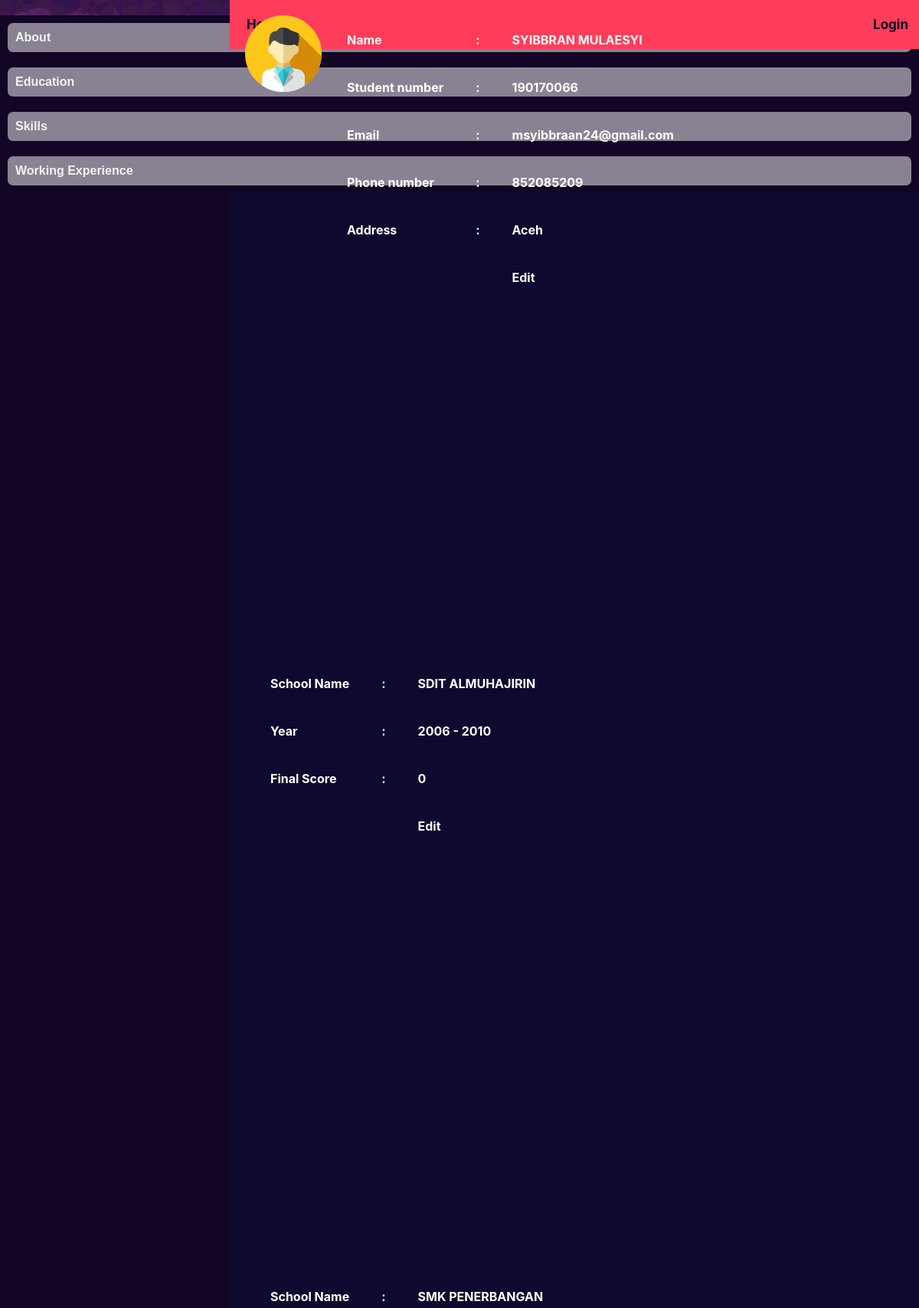
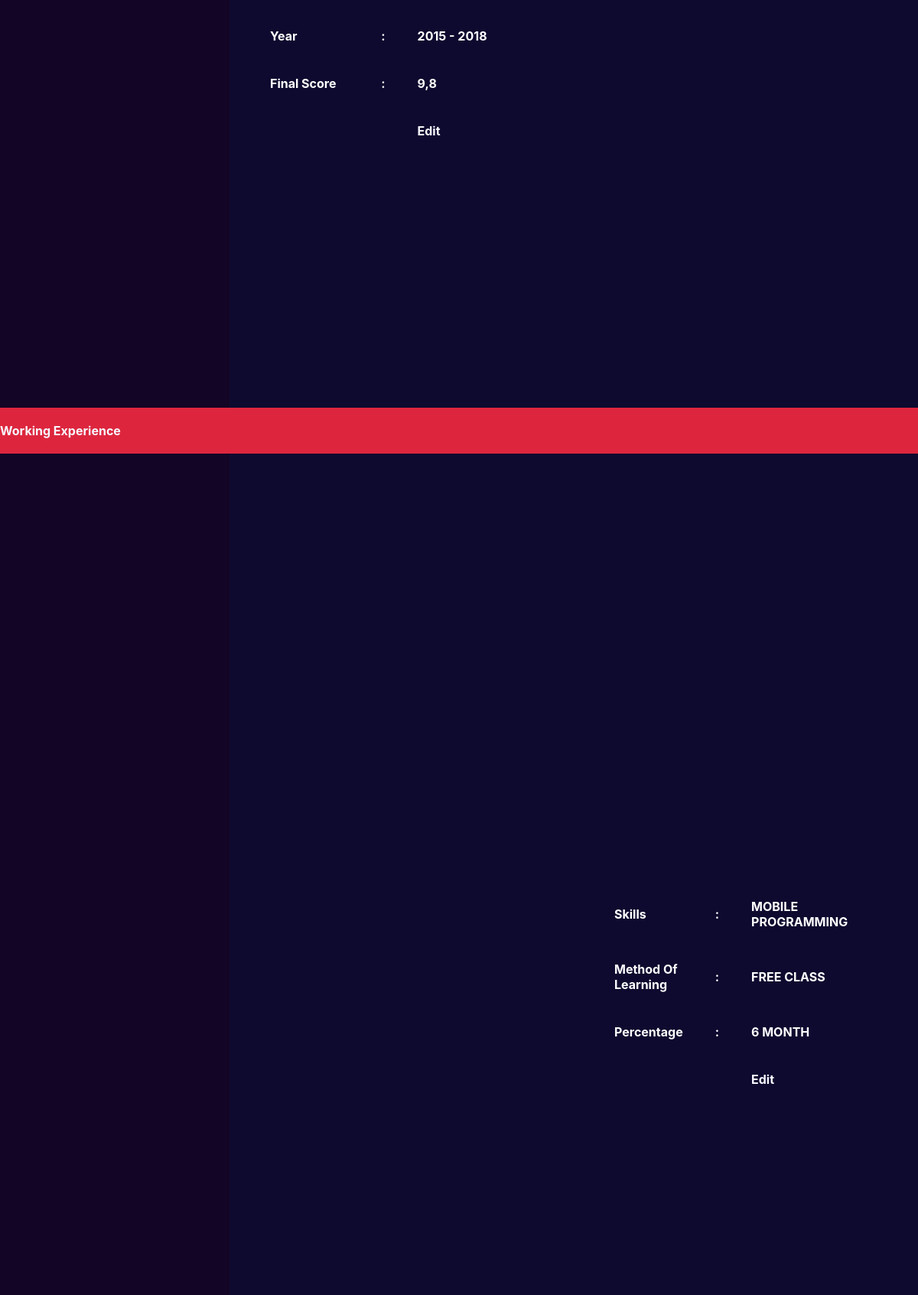
The page / (upper part) on the database its author committed (2 pictures, top to bottom).
### tables this page shows
CREATE TABLE `tbl_id` (
  `id_id` int(2) NOT NULL,
  `id_name` varchar(30) NOT NULL,
  `id_nim` int(9) NOT NULL,
  `id_phone` int(12) NOT NULL,
  `id_email` varchar(40) NOT NULL,
  `id_ig` varchar(40) NOT NULL,
  `id_fb` varchar(30) NOT NULL,
  `id_twitter` varchar(40) NOT NULL,
  `id_address` varchar(200) NOT NULL,
  `id_github` varchar(40) NOT NULL,
  `id_profile` varchar(255) NOT NULL DEFAULT 'default.jpg'
);

CREATE TABLE `tbl_edu` (
  `edu_id` int(3) NOT NULL,
  `edu_name` varchar(20) NOT NULL,
  `edu_yearin` int(4) NOT NULL,
  `edu_yearout` int(4) NOT NULL,
  `edu_score` varchar(6) NOT NULL
);

CREATE TABLE `tbl_skill` (
  `skill_id` int(11) NOT NULL,
  `skill_name` varchar(40) NOT NULL,
  `skill_method` varchar(40) NOT NULL,
  `skill_time` varchar(40) NOT NULL
);

### application/libraries/Mylib.php (called while the page is built, shortened)
<?php
class Mylib
{
    public function view($view, $data=array())
    {
        $ci =& get_instance();
        if (!array_key_exists('title', $data)) {
            $data['title'] = 'Welcome to my profile!';
        }
        $ci->load->view('template/header', $data);
        if ($data) {
            $ci->load->view($view, $data);
        } else {
            $ci->load->view($view);
        }
        $ci->load->view('template/footer', $data);
    }
}

### application/controllers/Home.php (called while the page is built, shortened)
<?php
class Home extends CI_Controller
{
    public function index()
    {
        $data['tbl_id']=$this->Profile_m->Profile_tampil_id();
        $data['tbl_edu']=$this->Profile_m->Profile_tampil_edu();
        $data['tbl_skill']=$this->Profile_m->Profile_tampil_skill();
        $data['tbl_work']=$this->Profile_m->Profile_tampil_work();
        $this->mylib->view('home_v', $data);
    }
}

### index.php (called while the page is built, shortened)
<?php
require_once BASEPATH.'core/CodeIgniter.php';

### application/models/Profile_m.php (called while the page is built, shortened)
<?php
class Profile_m extends CI_Model
{
    public function Profile_tampil_id()
    {
        return $this->db->get('tbl_id');
    }
    public function Profile_tampil_edu()
    {
        return $this->db->get('tbl_edu');
    }
    public function Profile_tampil_skill()
    {
        return $this->db->get('tbl_skill');
    }
    public function Profile_tampil_work()
    {
        return $this->db->get('tbl_work');
    }
}

### application/views/home_v.php (the view, shortened to what this page needs)
<main>
    <div  class="text-wr" style="width:100%; height: auto;background-color:  #DD263E; padding: 20px 30px;">
        <b>About</b>
    </div>
    <?php foreach ($tbl_id->result() as $t) {?>
        <div  class="section"  style="display:flex; flex-direction: row; ; align-items: top;padding: 20px">
            <div class="img">
                <img src="<?php echo base_url('asset/image/avatar.svg');?>" alt="" style="height: 100px">
            </div>
            <div class="data" style="margin-top: 0px;margin-left: 11px">
                <table>
                    <tr>
                        <th >Name</th>
                        <th>:</th>
                        <th><?php echo $t->id_name ;?></th>
                    </tr>
                    <tr>
                        <th>Student number</th>
                        <th>:</th>
                        <th><?php echo $t->id_nim ;?></th>
                    </tr>
                    <tr>
                        <th>Email</th>
                        <th>:</th>
                        <th><?php echo $t->id_email ;?></th>
                    </tr>
                    <tr>
                        <th>Phone number</th>
                        <th>:</th>
                        <th><?php echo $t->id_phone ;?></th>
                    </tr>
                    <tr>
                        <th>Address</th>
                        <th>:</th>
                        <th><?php echo $t->id_address ;?></th>
                    </tr>
                    <tr>
                        <th></th>
                        <th></th>
                        <th>
                            <a href="<?php echo base_url();?>home/edit_id/<?php echo $t->id_id;?>">
                                <b>Edit</b>
                            </a>
                        </th>
                    </tr>
                </table>
            </div>
        </div>
    <?php } ?>
    <div id="" class="text-wr" style="width:100%; height: auto;background-color:  #DD263E; padding: 20px" >
        <b>Education background</b>
    </div>
    <?php foreach ($tbl_edu->result() as $e) {?>
        <div  class="section" style="" >
            <table style="margin-top: 0px;margin-left: 11px; padding: 20px">
                <tr>
                    <th>School Name</th>
                    <th>:</th>
                    <th><?php echo $e->edu_name ;?></th>
                </tr>
                <tr>
                    <th>Year</th>
                    <th>:</th>
                    <th><?php echo $e->edu_yearin ;?> - <?php echo $e->edu_yearout ;?></th>
                </tr>
                <tr>
                    <th>Final Score</th>
                    <th>:</th>
                    <th><?php echo $e->edu_score ;?></th>
                </tr>
                <tr>
                    <th></th>
                    <th></th>
                    <th>
                        <a href="<?php echo base_url();?>home/edit_edu/<?php echo $e->edu_id;?>">
                            <b>Edit</b>
                        </a>
                    </th>
                </tr>
            </table>
        </div>
    <?php } ?>
    <div id="" class="text-wr" style="width:100%; height: auto;background-color:  #DD263E; padding: 20px" >
    </div>
    <?php foreach ($tbl_skill->result() as $t) {?>
        <div  class="section" style="">
            <div class="text-wr">
                <table style="margin-top: 0px;margin-left: 11px; padding: 20px">
                    <tr>
                        <th>Skills</th>
                        <th>:</th>
                        <th><?php echo $t->skill_name ;?></th>
                    </tr>
                    <tr>
                        <th>Method Of Learning</th>
                        <th>:</th>
                        <th><?php echo $t->skill_method ;?></th>
                    </tr>
                    <tr>
                        <th>Percentage</th>
                        <th>:</th>
                        <th><?php echo $t->skill_time ;?></th>
                    </tr>
                    <tr>
                        <th></th>
                        <th></th>
                        <th>
                            <a href="<?php echo base_url();?>home/edit_skill/<?php echo $t->skill_id;?>">
                                <b>Edit</b>
                            </a>
                        </th>
                    </tr>
                </table>
            </div>
        </div>
    <?php } ?>
    <div id="" class="text-wr" style="width:100%; height: auto;background-color:  #DD263E; padding: 20px" >
        <b>Working Experience</b>
    </div>
    <?php foreach ($tbl_work->result() as $t) {?>
        <div  class="section" style="">
        </div>
    <?php } ?>
</main>

### application/views/template/header.php (shortened to what this page needs)
<html>
<head>
</head>
<body>
    <div class="container">
        <div class="sidebar" id="sidebar">
            <div class="cover">
                <br>
                <?php foreach ($tbl_id->result() as $t) {?>
                    <h><?php echo $t->id_name ;?></h>
                    <br>
                    <h><?php echo $t->id_nim ;?></h>
                <?php } ?>
            </div>
            <ul class="nav">
                <li class="nav-item">
                    <a href="#About">About</a>
                </li>
                <li class="nav-item">
                    <a href="#Education">Education</a>
                </li>
                <li class="nav-item">
                    <a href="#Skills">Skills</a>
                </li>
                <li class="nav-item">
                    <a href="#WorkingExperience">Working Experience</a>
                </li>
            </ul>
        </div>
        <div class="header" id="rightSideWrapper">
            <header>
                <a class="active" href="#"><i class="fa fa-fw fa-home"></i> Home</a>
                <div class="topnavright">
                    <a href="#"><i class="fa fa-fw fa-user"></i> Login</a>
                </div>
            </header>
            <div  class="ContentBox">

### application/views/template/footer.php (shortened to what this page needs)
</div>
</div>
</div>
</body>
</html>

### css/style.css (style rules this page uses)
body, html { margin: 0; padding: 0; }
.section { min-height: 800px; position: relative; text-align: center; font-family: sans-serif, arial; margin: 0; }
.text-wr { position: absolute; top: 50%; left: 50%; -webkit-transform: translate(-50%, -50%); -moz-transform: translate(-50%, -50%); -o-transform: translate(-50%, -50%); -ms-transform: translate(-50%, -50%); transform: translate(-50%, -50%); }
.nav { position: fixed; width: 100%; top: 20px; z-index: 9; padding-left: 10px; }
.nav a { padding: 7px 20px; border-radius: 7px; margin-right: 10px; background: rgba(255, 255, 255, 0.5); -webkit-transition: all 0.2s ease-out; -moz-transition: all 0.2s ease-out; -ms-transition: all 0.2s ease-out; -o-transition: all 0.2s ease-out; transition: all 0.2s ease-out; text-decoration: none; color: black; font-family: sans-serif, arial; font-weight: 100; }

### rows shown on the page
tbl_id: id_name "SYIBBRAN MULAESYI", id_nim "190170066", id_email "msyibbraan24@gmail.com", id_phone "852085209", id_address "Aceh"
tbl_edu: edu_name "SDIT ALMUHAJIRIN", edu_yearin "2006", edu_yearout "2010", edu_score "0"
tbl_edu: edu_name "SMK PENERBANGAN", edu_yearin "2015", edu_yearout "2018", edu_score "9,8"
tbl_skill: skill_name "MOBILE PROGRAMMING", skill_method "FREE CLASS", skill_time "6 MONTH"
